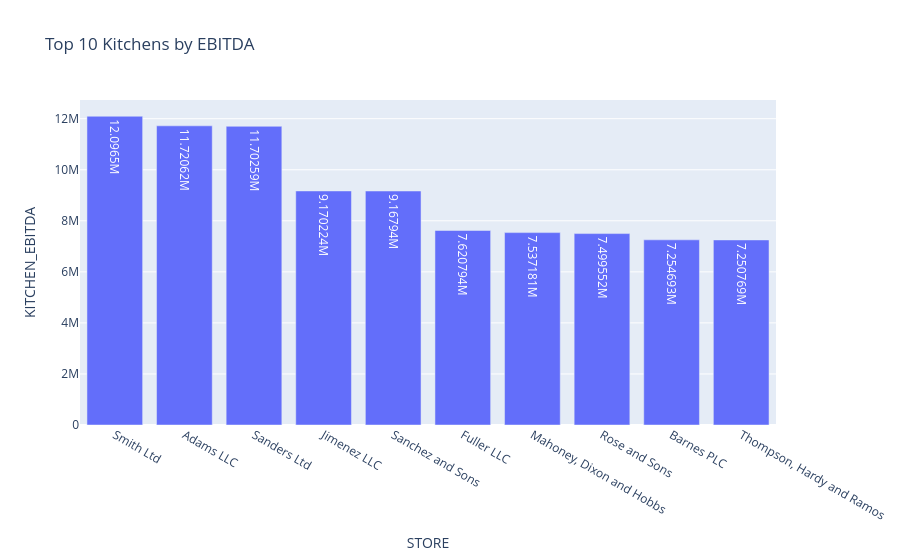

Here is the notebook cell this chart was saved with:
### Code cell
fig = px.bar(
    top_ebitda,
    x='STORE',
    y='KITCHEN_EBITDA',
    title='Top 10 Kitchens by EBITDA',
    text_auto=True
)

fig.show()

### Figure 1 — Plotly figure (JSON) as saved in the notebook; plotly's stock layout.template omitted (floating-point values rounded to 4 significant figures)
{"data": [{"hovertemplate": "STORE=%{x}<br>KITCHEN_EBITDA=%{y}<extra></extra>", "legendgroup": "", "marker": {"color": "#636efa", "pattern": {"shape": ""}}, "name": "", "orientation": "v", "showlegend": false, "textposition": "auto", "texttemplate": "%{y}", "type": "bar", "x": ["Smith Ltd", "Adams LLC", "Sanders Ltd", "Jimenez LLC", "Sanchez and Sons", "Fuller LLC", "Mahoney, Dixon and Hobbs", "Rose and Sons", "Barnes PLC", "Thompson, Hardy and Ramos"], "xaxis": "x", "y": [12100000.0, 11720000.0, 11700000.0, 9170000.0, 9168000.0, 7621000.0, 7537000.0, 7500000.0, 7255000.0, 7251000.0], "yaxis": "y"}], "layout": {"barmode": "relative", "legend": {"tracegroupgap": 0}, "title": {"text": "Top 10 Kitchens by EBITDA"}, "xaxis": {"anchor": "y", "domain": [0, 1], "title": {"text": "STORE"}}, "yaxis": {"anchor": "x", "domain": [0, 1], "title": {"text": "KITCHEN_EBITDA"}}}}
